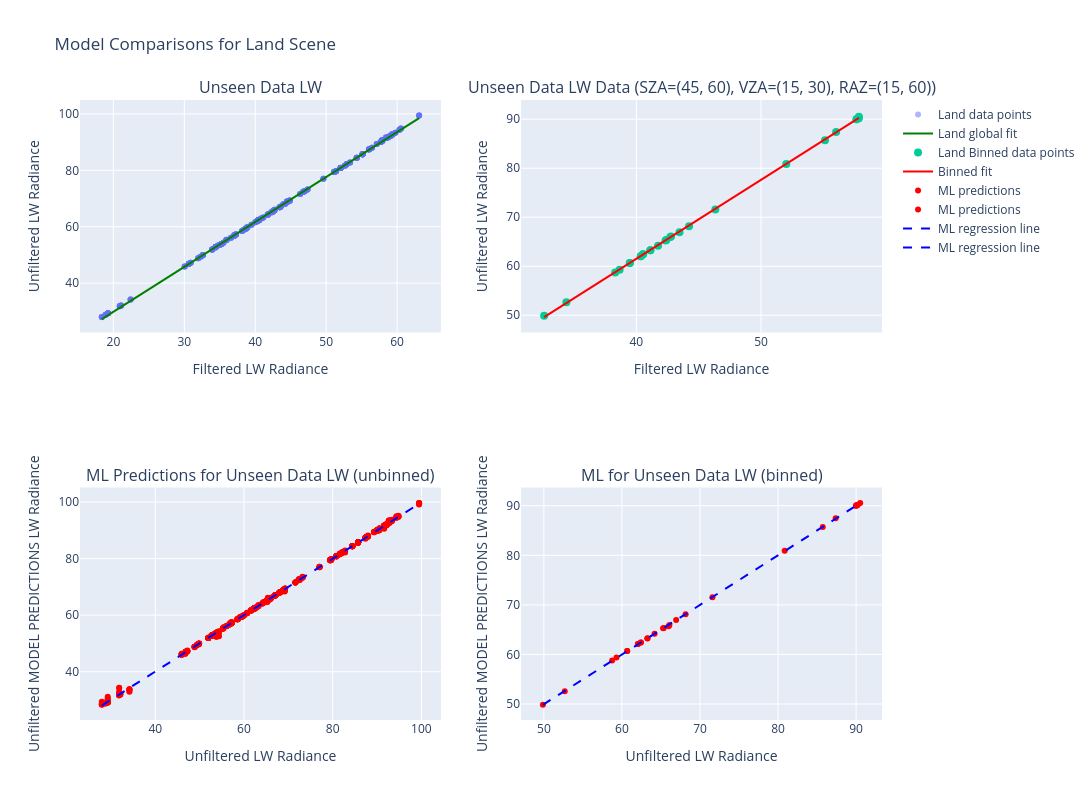

Notebook code cell kept with this figure:
### Code cell
compare_global_vs_bin_fit_interactive(
    test_lw_no_geos_ds,
    scene="Land",
    sza_range=(45,60),
    vza_range=(15,30),
    raz_range=(15,60),
    degree=1,
    ml_model=lw_bm_no_geos["Final_Model"],
    name="Unseen Data LW",
    ml_features=['Longwave Filtered Rads (Integrated)', 'M1', 'M2', 'M3', 'M4', 'I1', 'M5', 'DNB', 'M6', 'I2', 'M7', 'M8', 'M9', 'I3', 'M10', 'M11'],
    is_sw=False
)

### Figure 1 — Plotly figure (JSON) as saved in the notebook; plotly's stock layout.template omitted (floating-point values rounded to 4 significant figures; data arrays with more than 128 entries replaced by an {"elided": "..."} marker saying what was removed)
{"data": [{"hovertemplate": "Filtered: %{x:.2f}<br>Unfiltered: %{y:.2f}", "marker": {"opacity": 0.5, "size": 6}, "mode": "markers", "name": "Land data points", "type": "scatter", "x": {"elided": "620 float values"}, "xaxis": "x", "y": {"elided": "620 float values"}, "yaxis": "y"}, {"line": {"color": "green", "width": 2}, "mode": "lines", "name": "Land global fit", "type": "scatter", "x": {"elided": "620 float values"}, "xaxis": "x", "y": {"elided": "620 float values"}, "yaxis": "y"}, {"hovertemplate": "Filtered: %{x:.2f}<br>Unfiltered: %{y:.2f}", "marker": {"size": 8}, "mode": "markers", "name": "Land Binned data points", "type": "scatter", "x": [42.4, 42.78, 41.13, 40.35, 40.54, 39.47, 42.34, 42.72, 41.13, 40.35, 40.54, 39.47, 55.14, 44.23, 38.66, 32.6, 52.03, 43.46, 38.3, 46.34, 34.38, 57.86, 56.03, 41.74, 57.83, 57.67, 57.84, 57.67], "xaxis": "x2", "y": [65.36, 66.08, 63.27, 62.05, 62.42, 60.67, 65.27, 65.99, 63.26, 62.05, 62.42, 60.67, 85.73, 68.16, 59.3, 49.87, 80.85, 66.94, 58.74, 71.6, 52.67, 90.53, 87.38, 64.18, 90.18, 90.0, 90.18, 90.0], "yaxis": "y2"}, {"line": {"color": "red", "width": 2}, "mode": "lines", "name": "Binned fit", "type": "scatter", "x": [32.6, 34.38, 38.3, 38.66, 39.47, 39.47, 40.35, 40.35, 40.54, 40.54, 41.13, 41.13, 41.74, 42.34, 42.4, 42.72, 42.78, 43.46, 44.23, 46.34, 52.03, 55.14, 56.03, 57.67, 57.67, 57.83, 57.84, 57.86], "xaxis": "x2", "y": [49.62, 52.48, 58.79, 59.36, 60.67, 60.67, 62.09, 62.09, 62.38, 62.39, 63.33, 63.33, 64.32, 65.29, 65.39, 65.9, 66.0, 67.09, 68.32, 71.72, 80.88, 85.87, 87.3, 89.94, 89.94, 90.21, 90.21, 90.25], "yaxis": "y2"}, {"hovertemplate": "Unfiltered: %{x:.2f}<br>Predicted: %{y:.2f}", "marker": {"color": "red", "size": 6}, "mode": "markers", "name": "ML predictions", "type": "scatter", "x": {"elided": "620 float values"}, "xaxis": "x3", "y": {"elided": "620 float values"}, "yaxis": "y3"}, {"hovertemplate": "Unfiltered: %{x:.2f}<br>Predicted: %{y:.2f}", "marker": {"color": "red", "size": 6}, "mode": "markers", "name": "ML predictions", "type": "scatter", "x": [65.36, 66.08, 63.27, 62.05, 62.42, 60.67, 65.27, 65.99, 63.26, 62.05, 62.42, 60.67, 85.73, 68.16, 59.3, 49.87, 80.85, 66.94, 58.74, 71.6, 52.67, 90.53, 87.38, 64.18, 90.18, 90.0, 90.18, 90.0], "xaxis": "x4", "y": [65.31, 65.94, 63.2, 62.09, 62.42, 60.71, 65.26, 65.67, 63.26, 62.11, 62.43, 60.69, 85.73, 68.11, 59.38, 49.88, 80.93, 66.97, 58.79, 71.56, 52.59, 90.58, 87.47, 64.16, 90.12, 90.11, 90.14, 89.96], "yaxis": "y4"}, {"line": {"color": "blue", "dash": "dash", "width": 2}, "mode": "lines", "name": "ML regression line", "type": "scatter", "x": {"elided": "620 float values"}, "xaxis": "x3", "y": {"elided": "620 float values"}, "yaxis": "y3"}, {"line": {"color": "blue", "dash": "dash", "width": 2}, "mode": "lines", "name": "ML regression line", "type": "scatter", "x": [49.87, 52.67, 58.74, 59.3, 60.67, 60.67, 62.05, 62.05, 62.42, 62.42, 63.26, 63.27, 64.18, 65.27, 65.36, 65.99, 66.08, 66.94, 68.16, 71.6, 80.85, 85.73, 87.38, 90.0, 90.0, 90.18, 90.18, 90.53], "xaxis": "x4", "y": [49.84, 52.65, 58.72, 59.28, 60.66, 60.66, 62.03, 62.03, 62.41, 62.41, 63.25, 63.25, 64.17, 65.25, 65.35, 65.98, 66.07, 66.93, 68.15, 71.59, 80.85, 85.73, 87.39, 90.01, 90.01, 90.19, 90.19, 90.54], "yaxis": "y4"}], "layout": {"annotations": [{"font": {"size": 16}, "showarrow": false, "text": "Unseen Data LW", "x": 0.225, "xanchor": "center", "xref": "paper", "y": 1, "yanchor": "bottom", "yref": "paper"}, {"font": {"size": 16}, "showarrow": false, "text": "Unseen Data LW Data (SZA=(45, 60), VZA=(15, 30), RAZ=(15, 60))", "x": 0.775, "xanchor": "center", "xref": "paper", "y": 1, "yanchor": "bottom", "yref": "paper"}, {"font": {"size": 16}, "showarrow": false, "text": "ML Predictions for Unseen Data LW (unbinned)", "x": 0.225, "xanchor": "center", "xref": "paper", "y": 0.375, "yanchor": "bottom", "yref": "paper"}, {"font": {"size": 16}, "showarrow": false, "text": "ML for Unseen Data LW (binned)", "x": 0.775, "xanchor": "center", "xref": "paper", "y": 0.375, "yanchor": "bottom", "yref": "paper"}], "height": 800, "showlegend": true, "title": {"text": "Model Comparisons for Land Scene"}, "width": 1200, "xaxis": {"anchor": "y", "domain": [0, 0.45], "title": {"text": "Filtered LW Radiance"}}, "xaxis2": {"anchor": "y2", "domain": [0.55, 1], "title": {"text": "Filtered LW Radiance"}}, "xaxis3": {"anchor": "y3", "domain": [0, 0.45], "title": {"text": "Unfiltered LW Radiance"}}, "xaxis4": {"anchor": "y4", "domain": [0.55, 1], "title": {"text": "Unfiltered LW Radiance"}}, "yaxis": {"anchor": "x", "domain": [0.625, 1], "title": {"text": "Unfiltered LW Radiance"}}, "yaxis2": {"anchor": "x2", "domain": [0.625, 1], "title": {"text": "Unfiltered LW Radiance"}}, "yaxis3": {"anchor": "x3", "domain": [0, 0.375], "title": {"text": "Unfiltered MODEL PREDICTIONS LW Radiance"}}, "yaxis4": {"anchor": "x4", "domain": [0, 0.375], "title": {"text": "Unfiltered MODEL PREDICTIONS LW Radiance"}}}}
